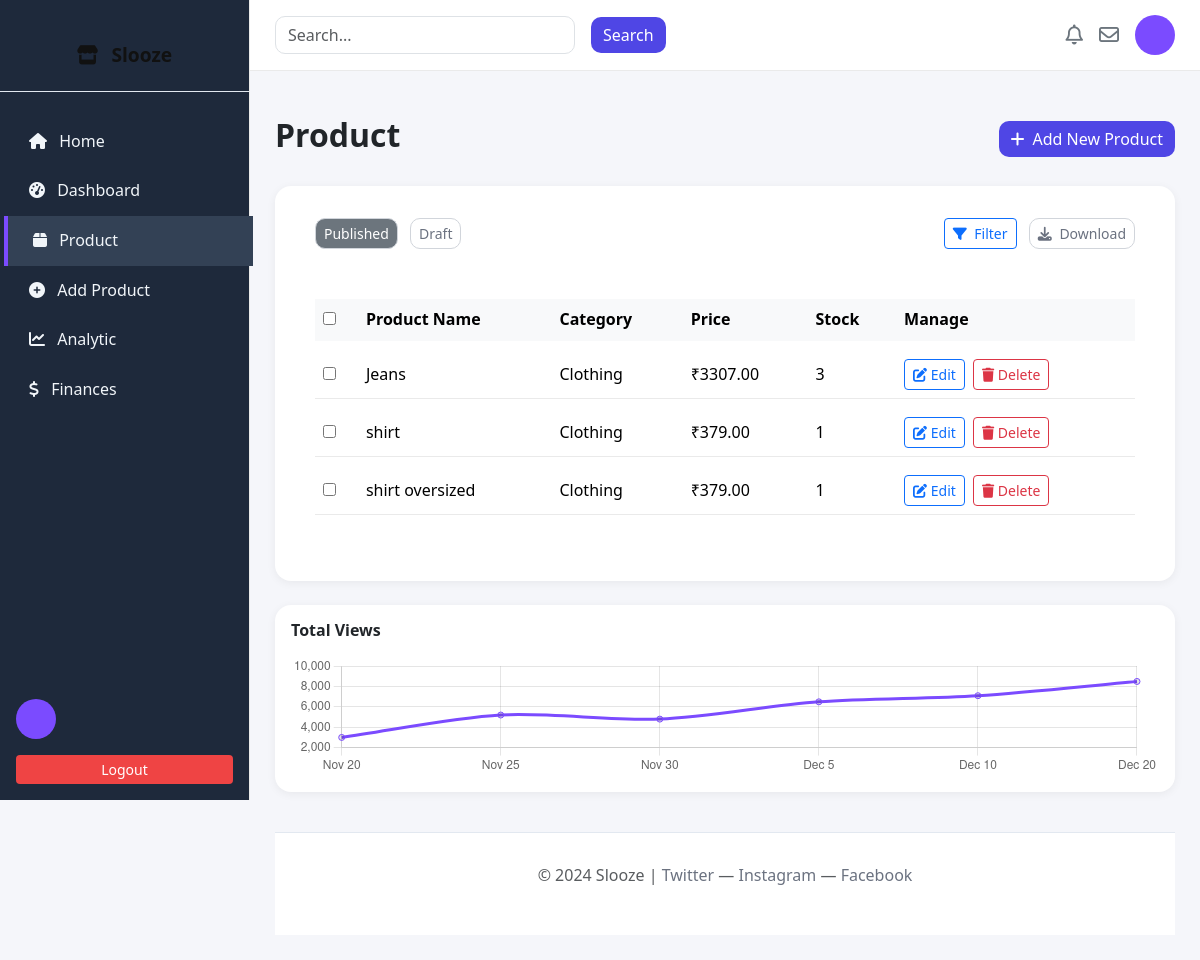
/products/, run on an earlier commit of the app's database.
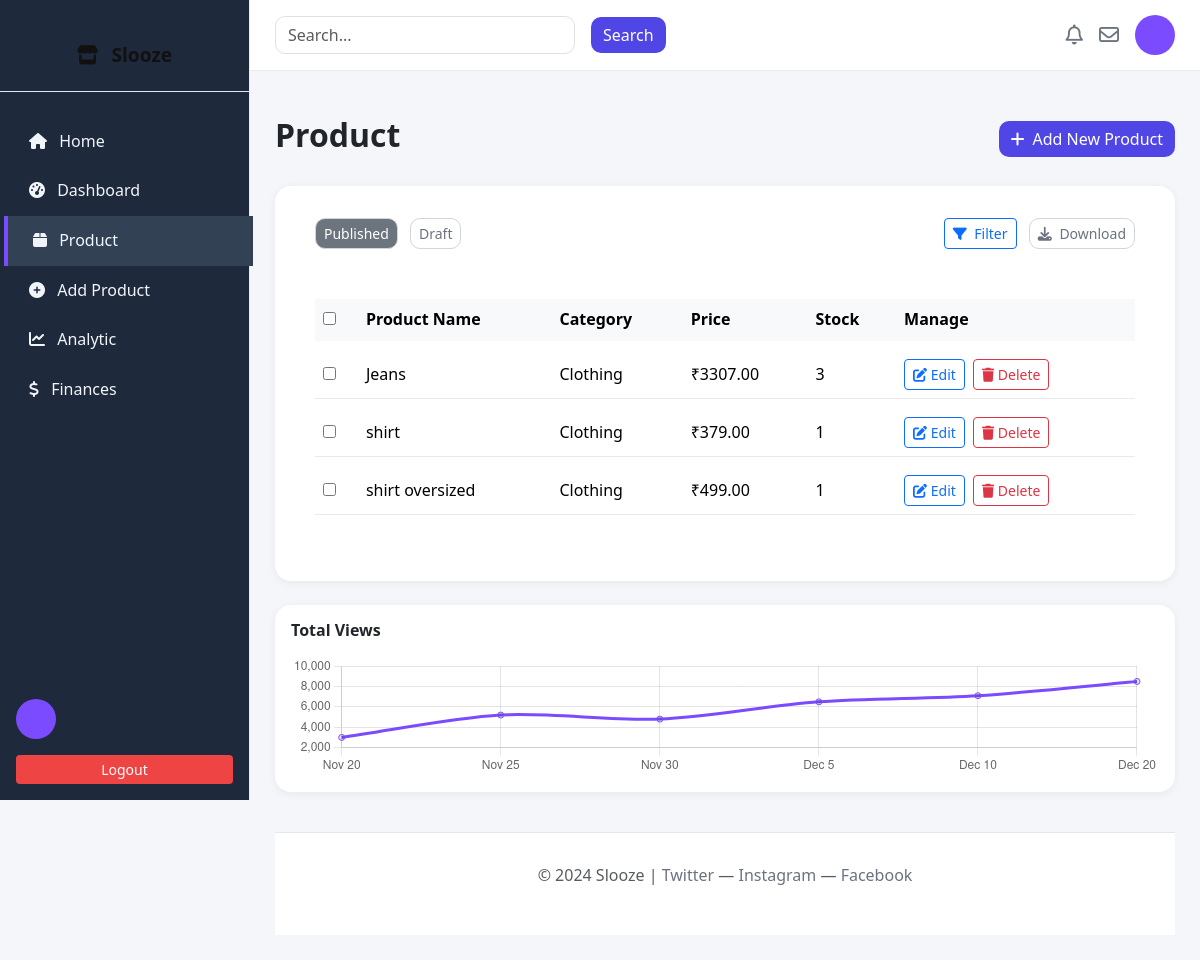
And on a later commit of the database.
### slooze/models.py (models this page shows, shortened)
class Product(models.Model):
    name = models.CharField(max_length=100)
    category = models.CharField(max_length=100)
    description = models.TextField(blank=True, null=True)
    price = models.DecimalField(max_digits=10, decimal_places=2)
    stock = models.IntegerField()

### slooze/views.py (the view)
# urls.py: path('products/', views.products_view, name='products'),
def products_view(request):
    products = Product.objects.all()
    return render(request, 'slooze/products.html', {'products': products})

### slooze/templates/slooze/products.html (shortened to what this page needs)
{% extends 'slooze/base.html' %}
{% block content %}
<div class="d-flex justify-content-between align-items-center mb-4">
  <h2 class="fw-bold text-dark">Product</h2>
  <a href="{% url 'addedit' %}" class="btn btn-primary">
    <i class="fas fa-plus me-2"></i>Add New Product
  </a>
</div>
<div class="card border-0 shadow-sm mb-4">
  <div class="card-header bg-white border-0 d-flex justify-content-between align-items-center">
    <div>
      <button class="btn btn-sm btn-outline-secondary me-2 active">Published</button>
      <button class="btn btn-sm btn-outline-secondary">Draft</button>
    </div>
    <div>
      <button class="btn btn-sm btn-outline-primary me-2"><i class="fas fa-filter me-1"></i> Filter</button>
      <button class="btn btn-sm btn-outline-secondary"><i class="fas fa-download me-1"></i> Download</button>
    </div>
  </div>
  <div class="card-body">
    <div class="table-responsive">
      <table class="table table-hover align-middle">
        <thead class="table-light">
          <tr>
            <th><input type="checkbox"></th>
            <th>Product Name</th>
            <th>Category</th>
            <th>Price</th>
            <th>Stock</th>
            <th>Manage</th>
          </tr>
        </thead>
        <tbody>
          {% for p in products %}
          <tr id="row-view-{{ p.id }}">
            <td><input type="checkbox"></td>
            <td>{{ p.name }}</td>
            <td>{{ p.category }}</td>
            <td>₹{{ p.price }}</td>
            <td>{{ p.stock }}</td>
            <td>
              <button class="btn btn-sm btn-outline-primary me-1" onclick="editRow({{ p.id }})">
                <i class="fas fa-edit"></i> Edit
              </button>
              <form action="{% url 'delete_product' p.id %}" method="post" class="d-inline">
                <button type="submit" class="btn btn-sm btn-outline-danger"
                  onclick="return confirm('Delete this product?')">
                  <i class="fas fa-trash"></i> Delete
                </button>
              </form>
            </td>
          </tr>
          {% endfor %}
        </tbody>
      </table>
    </div>
  </div>
</div>
<div class="card shadow-sm p-3">
  <h6 class="fw-bold mb-3">Total Views</h6>
  <canvas id="viewsChart" height="120"></canvas>
</div>
<script>
  const ctx = document.getElementById('viewsChart');
  new Chart(ctx, {
    type: 'line',
    data: {
      labels: ['Nov 20', 'Nov 25', 'Nov 30', 'Dec 5', 'Dec 10', 'Dec 20'],
      datasets: [{
        label: 'Views',
        data: [3000, 5200, 4800, 6500, 7100, 8500],
        borderColor: '#7b4bff',
        fill: false,
        tension: 0.3
      }]
    },
    options: { responsive: true, plugins: { legend: { display: false } } }
  });
</script>
{% endblock %}

What changed in the data, as far as the page shows it:
changed Product "shirt oversized": price "379.00" → "499.00"
